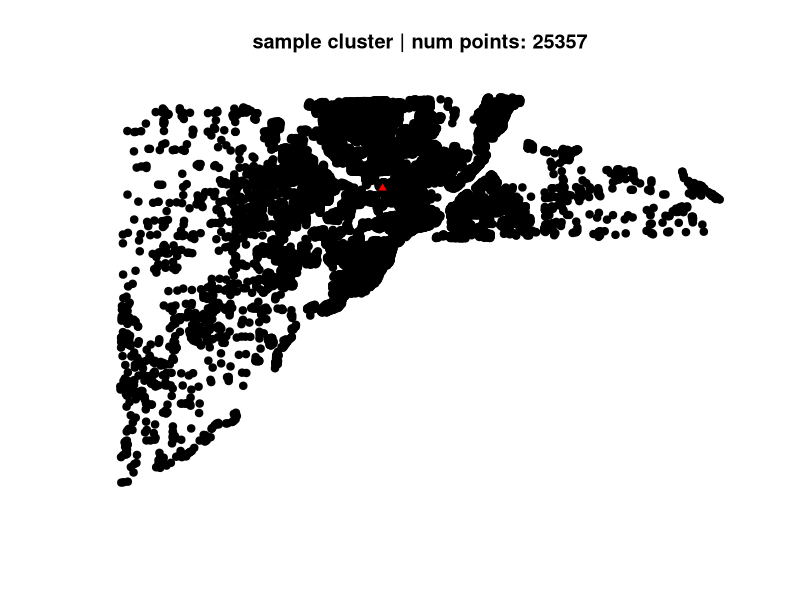
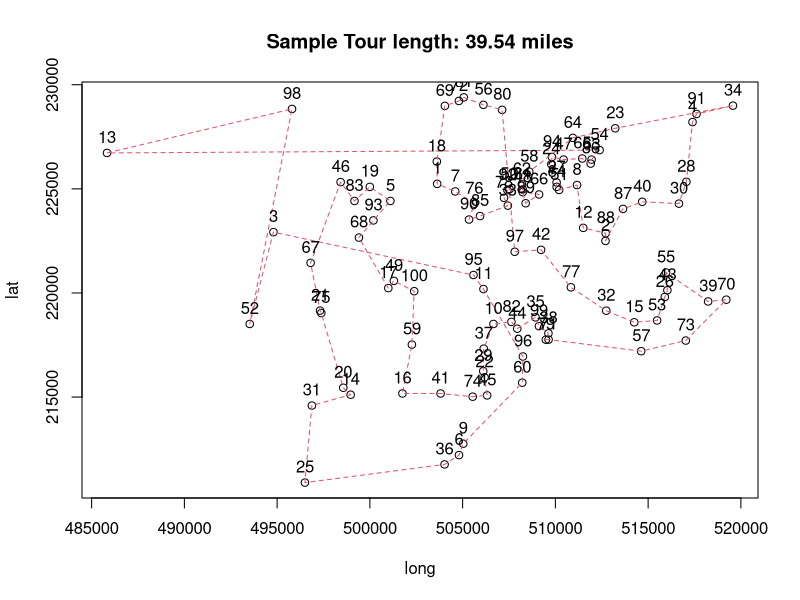
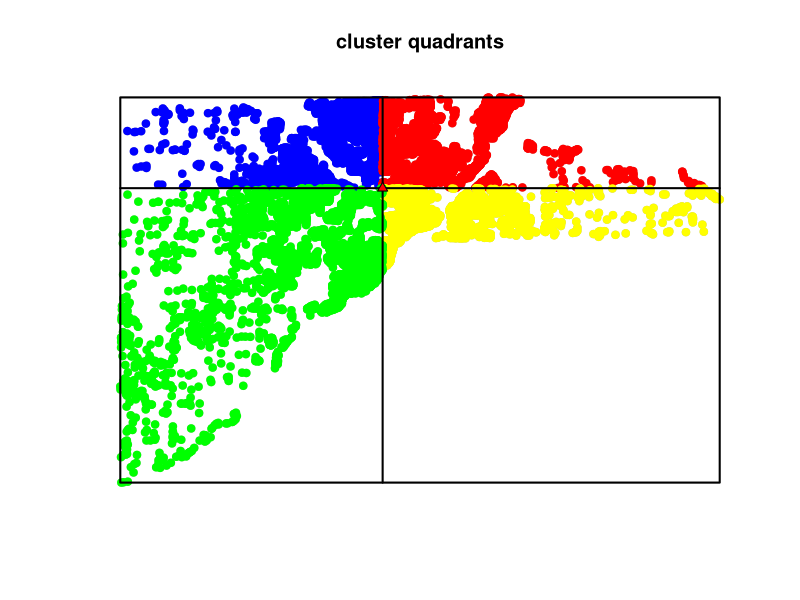
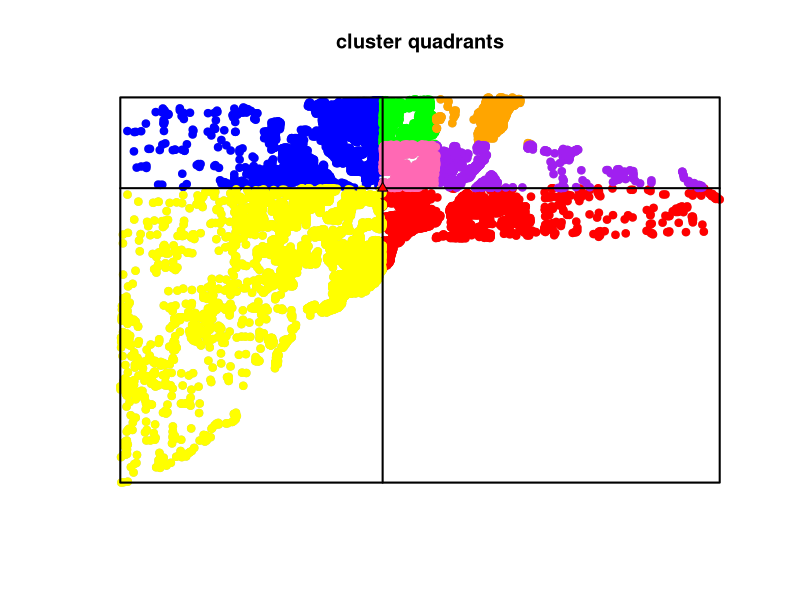
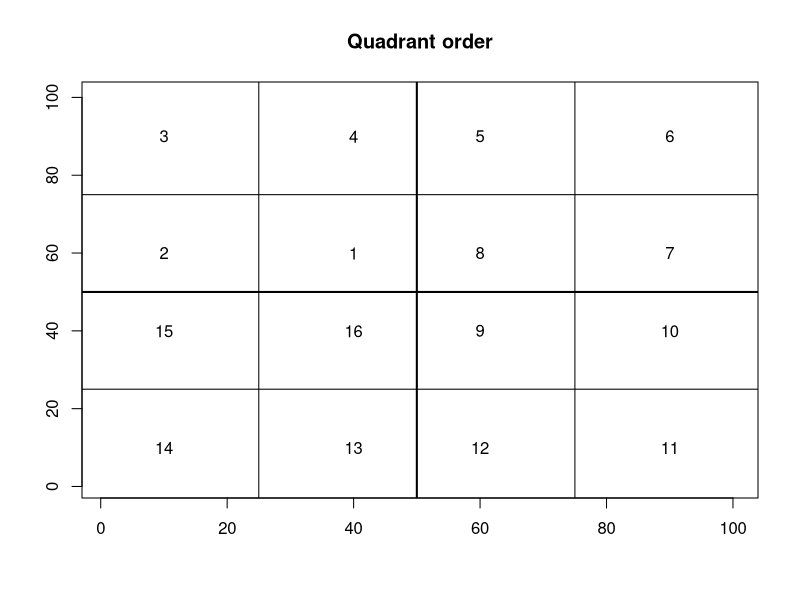

Reproduce these figures in R, in order.
## ---- chunk 1
knitr::opts_chunk$set(echo = TRUE)
## ---- chunk 2
# for spatial data
library(sp)
library(raster)

# for sample data built into package
library(spData)

# for visualizing principal direction
library(ggfortify)

library(TSP) # for estimating collection route

# source the functions file

## ---- chunk 3

set.seed(666) # for random number generation


# Data on 25,357 single family homes sold in Lucas County, Ohio, 1993-1998
# we are pretending they are commercial businesses, not houses
data(house)

# create a "FW_dis" column using random numbers from 0:5
# this will simulate the "FW Geography" dataset
house$FW_dis <- runif(nrow(house), 0, 5)

house$idx <- 1:nrow(house)

# drop the built-in columns
house <- house[,which(names(house) %in% c("idx","FW_dis"))]



# calculate weighted center for the AD
weightedCenter <- function(cluster1) {
        # get weighted center
        wcx <- weighted.mean(x = cluster1@coords[,1], 
                         w = cluster1$FW_dis)
        
        wcy <- weighted.mean(x = cluster1@coords[,2], 
                         w = cluster1$FW_dis)
        return(c(wcx, wcy))
  } # close weighted center
wc <- weightedCenter(house)

# create sp object
# create dataframe for the AD
coord_df <- data.frame(AD_code = "x1",
                       FW_dis = sum(house$FW_dis))
# create sp object
wc <- SpatialPointsDataFrame(coords = t(as.matrix(wc)), data = coord_df, proj4string = house@proj4string)

# create a FW_kmeans object (named list)
cluster <- list(AD = wc, BUS = house)



str(cluster$BUS)
plot(cluster$BUS, pch = 19, col = "black", main = paste0("sample cluster | num points: ", nrow(house)))
points(cluster$AD, pch = 24, col = "black", bg = "red")


## ---- chunk 4

set.seed(666)

# run TSP on sample of the data
# construct TSP object from some of the coordinates
tsp_obj <- as.ETSP(cluster$BUS@coords[sample(nrow(cluster$BUS), 100),])

# solve TSP w/ nearest neighbor and no-2opt refinement
res <- solve_TSP(tsp_obj, method = "nn", control = c(two_opt = FALSE))


# find length of overall tour (in miles)
tour_length(res, tsp_obj)/5280

# plot the output
plot(tsp_obj, res, main = paste0("Sample Tour length: ", round(tour_length(res, tsp_obj)/5280, 2), " miles"))



## ---- chunk 5



# cardinalSplit() splits the given cluster along the cardinal directions
# @param cluster2 - the point cluster - sp object
# @param nsplit2 - the size of the AD that needs to be split
# returns - a list of sp objects - a point cluster for each quadrant
cardinalSplit <- function(cluster2, nsplit2) {
  
  # find the weighted center of the AD
  # can't just use the AD coordinates if its a second split
  AD_coords2 <- matrix(c(weighted.mean(x = cluster2@coords[,1],
                                         w = cluster2$FW_dis),
                          weighted.mean(x = cluster2@coords[,2],
                                         w = cluster2$FW_dis)),
                       nrow = 2, ncol = 1)
  
  # if the cluster if over 10000 BUS points, it needs to be split into 4
  if (nrow(cluster2) > nsplit2) {
      poop <- cluster2@bbox
      
      # combine the bbox coords with the weighted center
      poop <- cbind(poop, AD_coords2)
      
      rownames(poop) <- c("x", "y")
      colnames(poop) <- c("min", "max", "med")
      


      # make a polygon for each quadrant
      # there's probably a way to do this automatically, but since I only need 4, its by hand
      # the points creating the polygons are the top left (NW) point in that poly, going clockwise
      # (should have started at center point, oh well)
      polys_list <- list()
      
      polys_list[[1]] <- Polygon(matrix(c(poop["x", "min"], poop["x", "med"],
                                          poop["x", "med"], poop["x", "min"], 
                                          poop["y", "max"], poop["y", "max"],
                                          poop["y", "med"], poop["y", "med"]),
                                 nrow = 4, ncol = 2))
      polys_list[[1]] <- Polygons(list(polys_list[[1]]), 1)
      polys_list[[1]] <- SpatialPolygons(list(polys_list[[1]]))
      proj4string(polys_list[[1]]) <- house@proj4string
      
      polys_list[[2]] <- Polygon(matrix(c(poop["x", "med"], poop["x", "max"],
                                          poop["x", "max"], poop["x","med"],
                                          poop["y", "max"], poop["y", "max"],
                                          poop["y", "med"], poop["y", "med"]),
                                        nrow = 4, ncol = 2))
      polys_list[[2]] <- Polygons(list(polys_list[[2]]), 1)
      polys_list[[2]] <- SpatialPolygons(list(polys_list[[2]]))
      proj4string(polys_list[[2]]) <- house@proj4string
      
      polys_list[[3]] <- Polygon(matrix(c(poop["x", "med"], poop["x", "max"],
                                          poop["x", "max"], poop["x", "med"],
                                          poop["y", "med"], poop["y", "med"],
                                          poop["y", "min"], poop["y", "min"]),
                                        nrow = 4, ncol = 2))
      polys_list[[3]] <- Polygons(list(polys_list[[3]]), 1)
      polys_list[[3]] <- SpatialPolygons(list(polys_list[[3]]))
      proj4string(polys_list[[3]]) <- house@proj4string
      
      polys_list[[4]] <- Polygon(matrix(c(poop["x", "min"], poop["x", "med"],
                                          poop["x", "med"], poop["x", "min"],
                                          poop["y", "med"], poop["y", "med"],
                                          poop["y", "min"], poop["y", "min"]),
                                        nrow = 4, ncol = 2))
      polys_list[[4]] <- Polygons(list(polys_list[[4]]), 1)
      polys_list[[4]] <- SpatialPolygons(list(polys_list[[4]]))
      proj4string(polys_list[[4]]) <- house@proj4string
      
      
      # Get the points in each quadrant
      # create a list w/ 4 different groups of points, one for each cluster using over()
      points_list <- lapply(polys_list, function(x) {cluster2$split <- over(cluster2, x)
                                                     cluster2[is.na(cluster2$split) == FALSE,]})

      names(points_list) <- c("1", "2", "3", "4")
  
  # if none of the points need to be split,
  # just make a list with the whole cluster
  # needs to be a list, thats whats expected
  } else {
    
    points_list <- list(cluster)
    names(points_list) <- c("all")
    
  } # close if/else
  
     return(points_list)
      
} # close cardinalSplit()

# split the cluster as needed
points_list <- cardinalSplit(cluster$BUS, nsplit2 = 10000)



## ---- chunk 6


# bounding box sp object
# get bounding box
  bb <- cluster$BUS@bbox
  
  # change rownames to remember which one is which
  rownames(bb) <- c("EW", "NS")
 


# bbox has the coordinates of the corners of the bbox
bb

# make an sp object of bbox for plotting
bbox_sp <- as.matrix(rbind(c(bb[1,1], bb[2,2]), # NW
                 c(bb[1,2], bb[2,2]), # NE
                 c(bb[1,2], bb[2,1]), # SE
                 c(bb[1,1], bb[2,1]))) # SW
colnames(bbox_sp) <- c("x_coord", "y_coord")


bbox_sp <- Polygon(bbox_sp)
bbox_sp <- Polygons(list(bbox_sp), 1)
bbox_sp <- SpatialPolygons(list(bbox_sp))
bbox_sp@proj4string <- house@proj4string


# spatial lines object to plot the quadrants
lx <- SpatialLines(list(Lines(list(Line(rbind(c(bbox_sp@bbox['x','min'], cluster$AD@coords[,2]), 
                                             c(bbox_sp@bbox['x','max'], cluster$AD@coords[,2])))), 1)))


ly <- SpatialLines(list(Lines(list(Line(rbind(c(cluster$AD@coords[,1], bbox_sp@bbox['y','min']), 
                                             c(cluster$AD@coords[,1], bbox_sp@bbox['y','max'])))), 1)))


{plot(cluster$BUS, pch = 19, col = "grey", main = "cluster quadrants")
points(points_list[[1]], pch = 19, col = "blue")
points(points_list[[2]], pch = 19, col = "red")
points(points_list[[3]], pch = 19, col = "yellow")
points(points_list[[4]], pch = 19, col = "green")
plot(bbox_sp, add = TRUE, lwd = 2)
plot(lx, add = TRUE, lwd = 2)
plot(ly, add = TRUE, lwd = 2)
points(cluster$AD, pch = 24, col = "black", bg = "red")}

## ---- chunk 7

# run through the list, get size of each list
num_points <- lapply(points_list, function(x) nrow(x))

# if needed, split the ones that need to be split again
# remove the original from the points_list
# and add the new split clusters back into the points_list
if (sum(num_points > 7000) > 0) {
  points_list2 <- lapply(which(num_points > 7000),
                         function(x) cardinalSplit(points_list[[x]], nsplit2 = 7000))
  points_list2 <- unlist(points_list2)
  
  # manually change the names of points_list2 if they came from
  # NW or SW quadrants
  # this will allow us to order them the way we want and the TSP will make a nice loop
  names(points_list2)[grep("1.", names(points_list2))] <- c("1.3", "1.4", "1.1", "1.2")
  names(points_list2)[grep("4.", names(points_list2))] <- c("4.3", "4.4", "4.1", "4.2")
  
  points_list <- points_list[-which(num_points > 7000)]
  points_list <- c(points_list, points_list2)
} # close if



## ---- chunk 8

{plot(cluster$BUS, pch = 19, col = "grey", main = "cluster quadrants")
points(points_list[[1]], pch = 19, col = "blue")
points(points_list[[2]], pch = 19, col = "red")
points(points_list[[3]], pch = 19, col = "yellow")
points(points_list[[4]], pch = 19, col = "green")
points(points_list[[5]], pch = 19, col = "orange")
points(points_list[[6]], pch = 19, col = "purple")
points(points_list[[7]], pch = 19, col = "hot pink")
plot(bbox_sp, add = TRUE, lwd = 2)
plot(lx, add = TRUE, lwd = 2)
plot(ly, add = TRUE, lwd = 2)
points(cluster$AD, pch = 24, col = "black", bg = "red")}

## ---- chunk 9

lab <- data.frame(x = c(40,10,10,40,60,90,90,60,60,90,90,60,40,10,10,40),
                  y = c(60,60,90,90,90,90,60,60,40,40,10,10,10,10,40,40),
                  label = 1:16)


# show the quadrants/subquadrant diagram
plot(1:100, 1:100, 
     pch = 19, col = "white",
     main = "Quadrant order", 
     xlab = NA, ylab = NA, 
     axes = TRUE) # blank graph
points(lab[,1], lab[,2], 
       pch = 19, col = "white")
text(lab[,1], lab[,2], lab[,3], cex=1, col="black")
abline(v = 50, lwd = 2)
abline(h = 50, lwd = 2)
abline(h = 75, lwd = 1)
abline(v = 75, lwd = 1)
abline(h = 25, lwd = 1)
abline(v = 25, lwd = 1)


## ---- chunk 10

# run_TSP() runs the TSP problem over the given point cluster
# @param clust - the point cluster - sp object
# @param close_pnt - the point used to find the start point - coords
# returns - the tour length in miles
run_TSP <- function(clust, close_pnt) {
  print(paste0("clust size ", nrow(clust@coords)))
  # sometimes splitting the cluster returns an empty quadrant
  # if that happens, return a 0 for the length
  if (length(clust@coords) > 0) {
    
    # get the starting point for the TSP, it is closest to the
    d <- pointDistance(close_pnt, clust@coords, lonlat = FALSE)
    start_idx <- which(d == min(d))
    
    # get ETSP object with cluster, solve it, find tour length
    tsp_obj <- as.ETSP(clust@coords)
    tour <- solve_TSP(tsp_obj, method = "nn", control = c(start = start_idx))
    
    # length of tour + distance to travel between quadrants
    tour_dist <- tour_length(tour, tsp_obj)/5280
    tour_dist <- tour_dist + (min(d)/5280)
    
    # return the ending points idx
    tour <- as.integer(tour)   
    end_idx <- tour[length(tour)]
    
    
    #res <- list(start_idx = start_idx, end_idx = end_idx, tour_dist = tour_dist)
    res <- list(end_idx = end_idx, tour_dist = tour_dist)
  } else {

    #res <- list(start_idx = 1, end_idx = NA, tour_dist = 0)
    res <- list(end_idx = NA, tour_dist = 0)
  } # close if else
  return(res)
} # close run_TSP()


## ---- chunk 11

 # order the list by their name to get circle to go the right way
    points_list <- points_list[order(names(points_list))]
    
    # the first time its ran, start at the point closest to the cluster AD
    close2 <- cluster$AD@coords
    
    #start_idx_list <- list()
    end_idx_list <- list()
    #start_sp <- list()
    end_sp <- list()
    route_dist <- list()
    # run the TSP over the whole thing
    for (i in 1:length(points_list)) {

      poop <- run_TSP(clust = points_list[[i]], close_pnt = close2)
    
      route_dist[[i]] <- poop$tour_dist

      
      # if the quadrant is empty, duplicate the end SP of the previous quadrant
      # if the NW quadrant is empty (first evaluated), end sp is the AD
      # this is a lot of ifs....maybe should have split on PD to prevent empty quadrants??
      if (is.na(poop$end_idx) == TRUE) {
          if (i == 1) {
            end_sp[[i]] <- SpatialPoints(AD_coords, cluster@proj4string)
          } else {
             end_sp[[i]] <- end_sp[[i-1]]
          }
      } else {
        end_sp[[i]] <- points_list[[i]][poop$end_idx,]
      } # close ifelse
    
      # if the cluster is empty, the end_idx wil return as NA
      # in that case, dont change the close2 point
      if (is.na(poop$end_idx) == TRUE) {
        close2 <- close2
      } else {
      # reset the close2 variable as the end point
      close2 <- points_list[[i]][poop$end_idx,]
      } # close ifelse
    
    print(paste0("Tour dist. quadrant ", i, ": ", round(poop$tour_dist, 2), " miles"))
    } # close for loop
    
    # add tour lengths together
    route_dist <- do.call(sum, route_dist)
    
    # also add the distance from the last stop back to the AD
    d <- pointDistance(cluster$AD@coords, end_sp[[length(end_sp)]]@coords, lonlat = FALSE)
    route_dist <- route_dist + (d/5280)
    
print(paste0("Total Collection Route: ", round(route_dist, 2), " miles"))

## ---- chunk 12

# set up constants
